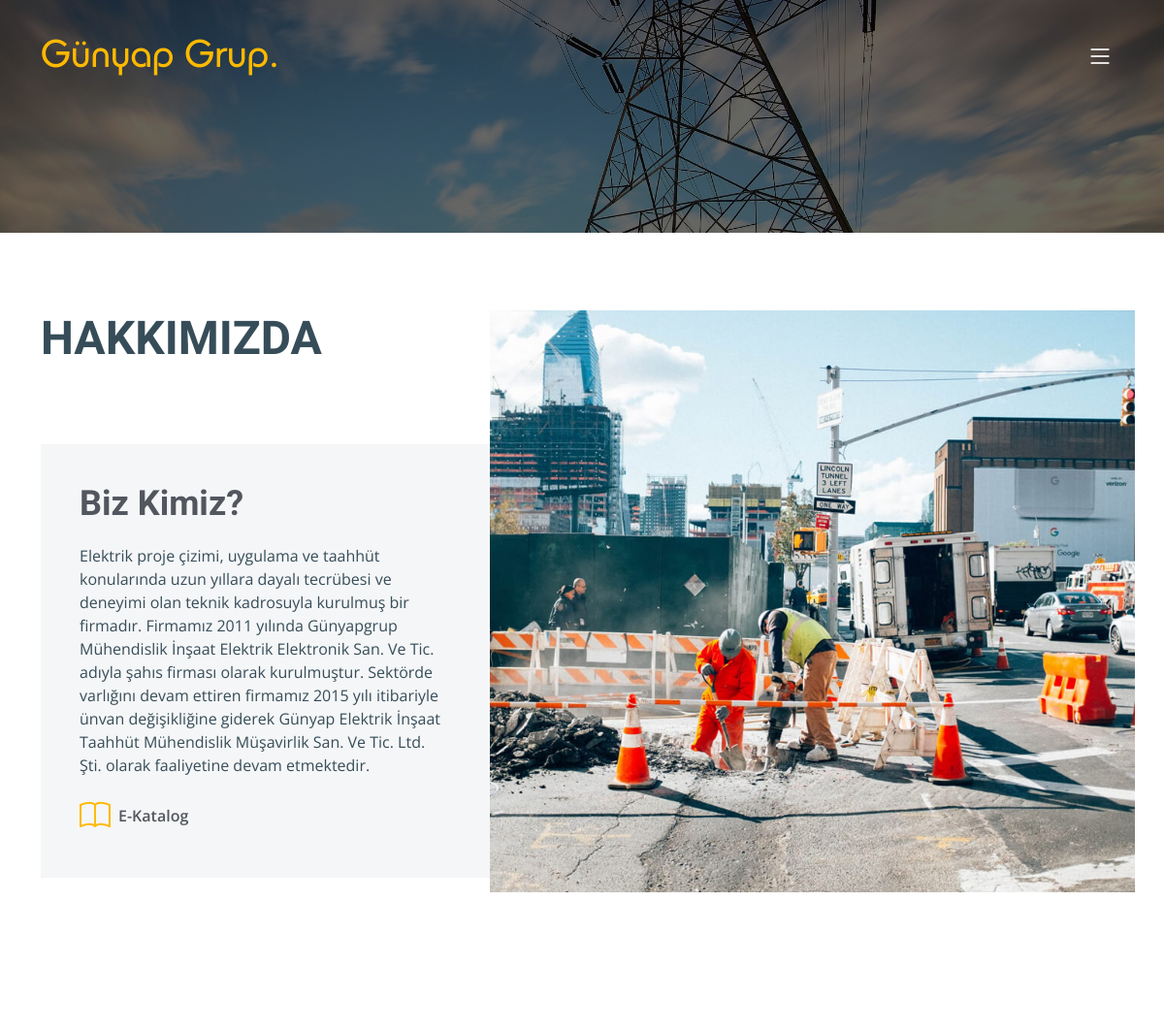
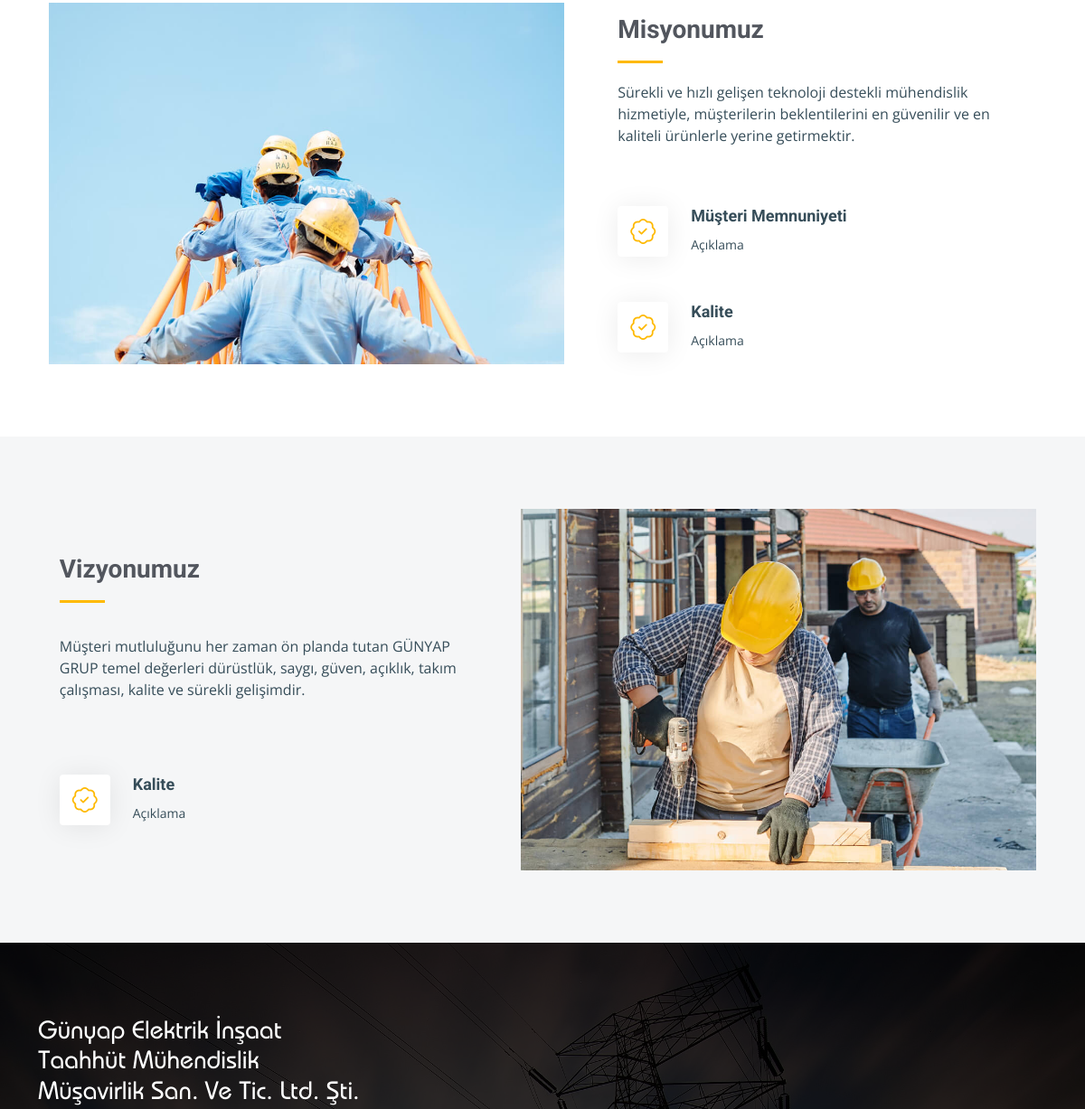
Page /about/ (upper part) on the earlier database version (2 pictures, top to bottom).
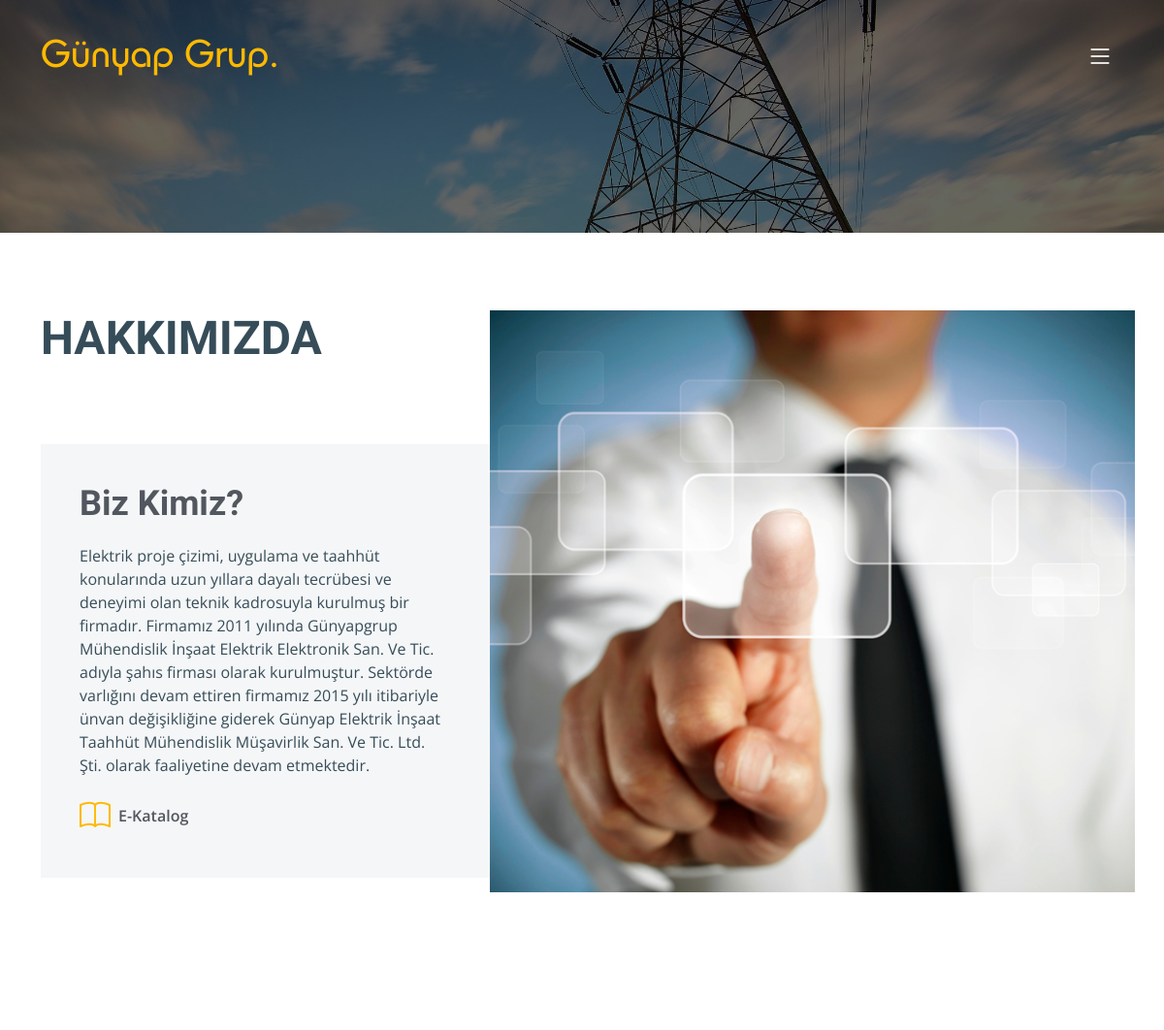
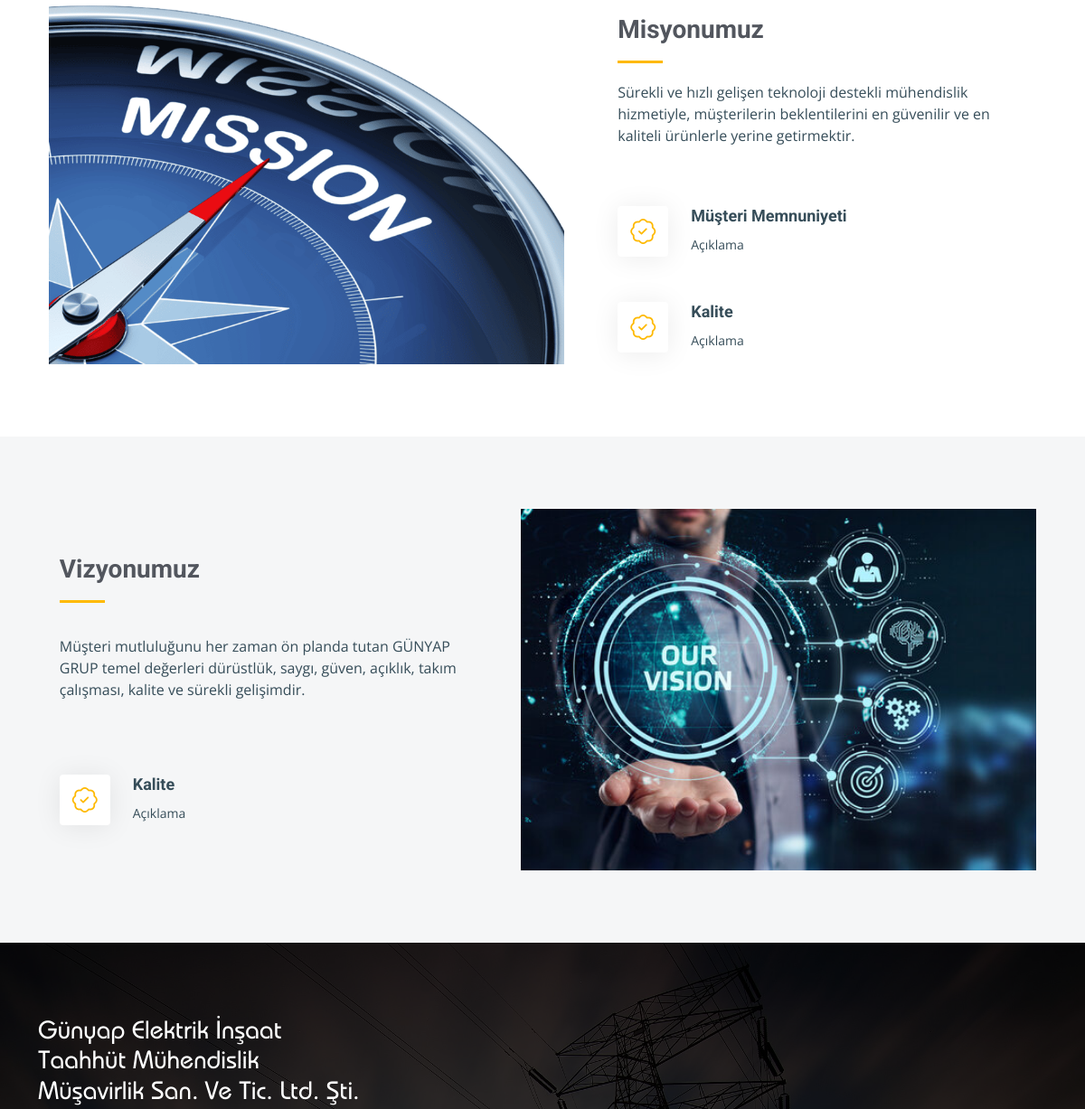
Same page on the later database version (2 pictures, top to bottom).
### kurumsal/models.py (models this page shows, shortened)
class BizKimiz(models.Model):
    tanim=models.TextField(blank=True, null=True)
    image = models.ImageField(upload_to=about_directory_path,default="hakkimizda/about.jpg")
    e_katalog=models.FileField(upload_to=document_directory_path,null=True)

class Misyonumuz(models.Model):
    tanim=models.TextField(blank=True, null=True)
    image = models.ImageField(upload_to=misyonumuz_directory_path,default="misyonumuz/mission.jpg")
    madde=models.ManyToManyField(Madde, blank=True)

class Vizyonumuz(models.Model):
    tanim=models.TextField(blank=True, null=True)
    image = models.ImageField(upload_to=vizyonumuz_directory_path,default="vizyonumuz/vision.jpg")
    madde=models.ManyToManyField(Madde, blank=True)

### pages/views.py (the view)
# urls.py: path('about/', views.about_page,name='about'),
def about_page(request):
    bizkimiz=BizKimiz.objects.all().first()
    misyonumuz=Misyonumuz.objects.all().first()
    vizyonumuz=Vizyonumuz.objects.all().first()
    belgeler=Belge.objects.all()
    hesaplar=Hesap.objects.all()
    context={'bizkimiz':bizkimiz,
             'misyonumuz':misyonumuz,
             'vizyonumuz':vizyonumuz,
             'belgeler':belgeler,
             'hesaplar':hesaplar,
            }
    return render(request,'about.html',context=context)

### templates/about.html (shortened to what this page needs)
<!DOCTYPE html>
<html lang="en">
{% load static %}
<head>
  <link href="{% static  'vendor/bootstrap/css/bootstrap.min.css' %}" rel="stylesheet">
  <link href="{% static  'vendor/bootstrap-icons/bootstrap-icons.css' %}" rel="stylesheet">
  <link href="{% static  'vendor/fontawesome-free/css/all.min.css' %}" rel="stylesheet">
  <link href="{% static  'vendor/aos/aos.css' %}" rel="stylesheet">
  <link href="{% static  'vendor/glightbox/css/glightbox.min.css' %}" rel="stylesheet">
  <link href="{% static  'vendor/swiper/swiper-bundle.min.css' %}" rel="stylesheet">
  <link href="{% static  'css/main.css' %}" rel="stylesheet">
</head>
<body>
  <header id="header" class="header d-flex align-items-center">
    <div class="container-fluid container-xl d-flex align-items-center justify-content-between">
      <a href="{% url 'home' %}" class="logo d-flex align-items-center">
        <div class="custom-font h1">Günyap Grup<span>.</span></div>
      </a>
      <i class="mobile-nav-toggle mobile-nav-show bi bi-list"></i>
    </div>
  </header>
  <main id="main">
    <div class="breadcrumbs d-flex align-items-center" style="background-image: url('{% static  'img/backk.jpg' %}');">
    </div>
    <section id="about" class="about">
      <div class="container" data-aos="fade-up">
        <div class="row position-relative">
          <div class="col-lg-7 about-img" style="background-image: url({{bizkimiz.image.url}});"></div>
          <div class="col-lg-7">
            <h2>HAKKIMIZDA</h2>
            <div class="our-story">
              <h3>Biz Kimiz?</h3>
              <p>{{bizkimiz.tanim}}</p>
              <div class="watch-video d-flex align-items-center position-relative">
                 <i class="bi bi-book"></i>
                <a href="{{  bizkimiz.e_katalog.url  }}" target="_blank">E-Katalog</a>
              </div>
            </div>
          </div>
        </div>
      </div>
    </section>
    <section id="alt-services" class="alt-services">
      <div class="container" data-aos="fade-up">
        <div class="row justify-content-around gy-4">
          <div class="col-lg-6 img-bg" style="background-image: url( {{misyonumuz.image.url}});" data-aos="zoom-in" data-aos-delay="100"></div>
          <div class="col-lg-5 d-flex flex-column justify-content-center">
            <h3>Misyonumuz</h3>
            <p>{{misyonumuz.tanim}}</p>
            {% for madde in misyonumuz.madde.all %}
              <div class="icon-box d-flex position-relative" data-aos="fade-up" data-aos-delay="200">
                <i class="bi bi-patch-check flex-shrink-0"></i>
                <div>
                  <h4>{{madde.ad}}</h4>
                  <p>{{madde.aciklama}}</p>
                </div>
              </div>
            {% endfor%}
          </div>
        </div>
      </div>
    </section>
    <section id="alt-services-2" class="alt-services section-bg">
      <div class="container" data-aos="fade-up">
        <div class="row justify-content-around gy-4">
          <div class="col-lg-5 d-flex flex-column justify-content-center">
            <h3>Vizyonumuz</h3>
            <p><p>{{vizyonumuz.tanim}}</p></p>
            {% for madde in vizyonumuz.madde.all %}
              <div class="icon-box d-flex position-relative" data-aos="fade-up" data-aos-delay="200">
                <i class="bi bi-patch-check flex-shrink-0"></i>
                <div>
                  <h4>{{madde.ad}}</h4>
                  <p>{{madde.aciklama}}</p>
                </div>
              </div>
            {% endfor%}
          </div>
          <div class="col-lg-6 img-bg" style="background-image: url({{vizyonumuz.image.url}});" data-aos="zoom-in" data-aos-delay="100"></div>
        </div>
      </div>
    </section>
  </main>
  {% include 'footer.html' %}
</body>
</html>

Differences in the rows shown:
changed BizKimiz: image: a different picture
changed Misyonumuz: image: a different picture
changed Vizyonumuz: image: a different picture
